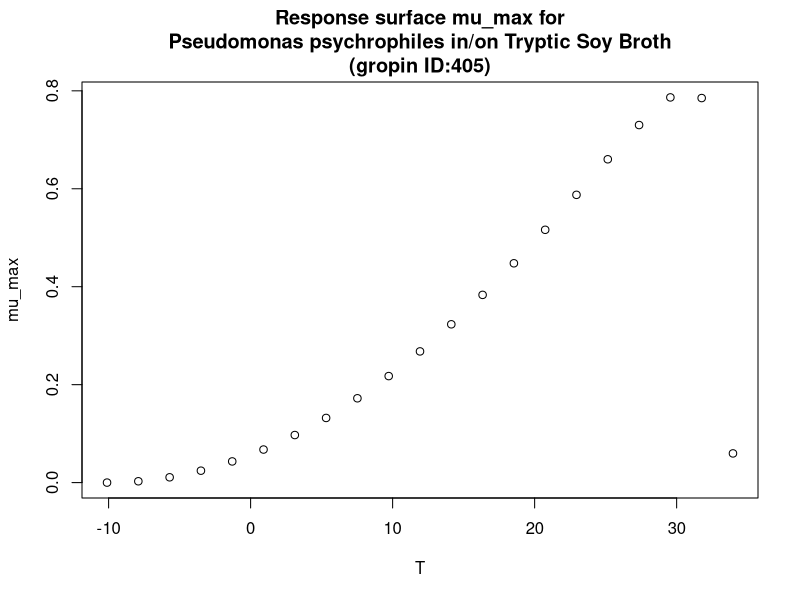

Recreate this plot in R.
#############################
# start of Parameter script
#############################
T <- seq(-10.1101,33.966033966034,length.out=21)
#############################
# end of Parameter script
#############################
############################# 
# start of Model script Gropin ID 405 
#############################
 
# constant coefficients for this model
 
variables <- data.frame(T)
argumentsPar <- expand.grid(variables)
 
# heart of the model
response_surface <- function(T) {
   mumax <-(8*(10^-1)*(T-34)*((T+10.1)^2))/((30.8+10.1)*((30.8+10.1)*(T-30.8)-(30.8-34)*(30.8-10.1-2*T)))

return(mumax=mumax)
} 

# output parameters
mumax <- cbind(argumentsPar,response_surface(argumentsPar['T']))
colnames(mumax) <- c(colnames(argumentsPar),'mumax')
#############################
# End of Model script
#############################
############################# 
# start of Visualisation script Gropin ID 405 
#############################
plot(T,mumax$mumax,
                          xlab='T',
                          ylab='mu_max',main='Response surface mu_max for
Pseudomonas psychrophiles in/on Tryptic Soy Broth
(gropin ID:405)')
#############################
# End of Visualisation script
#############################
